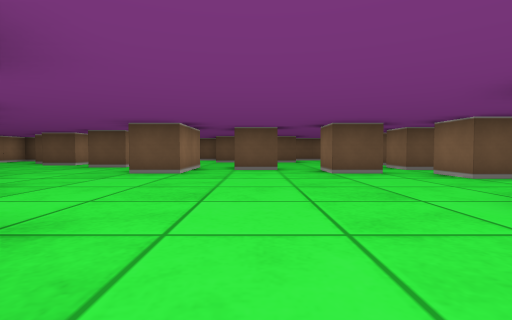
[1] (above)

23 first-person views from a walk through a cub3D level. The camera is about half as high as the walls, tilts 2° down and sees 85° across. The floor is counted in squares. Each view is taken from the middle of a square. On the plan, view 1 faces up. The plan holds only what a view shows up to about 9 squares ahead; the rest is blank.

[2]
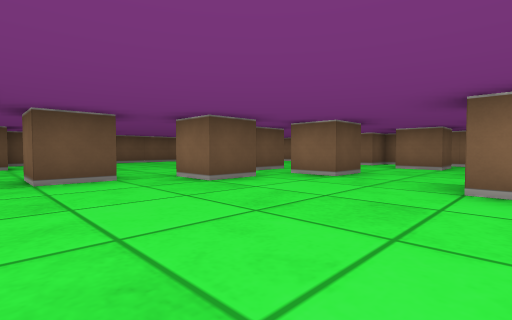

[3]
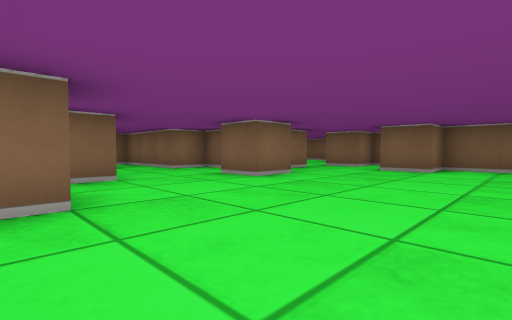

[4]
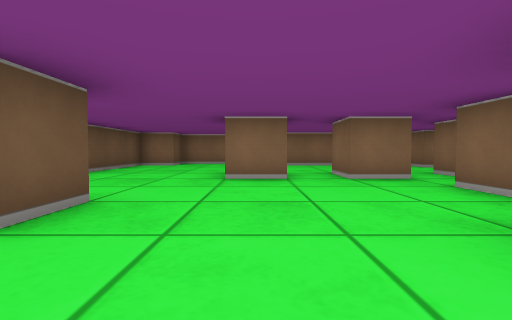

[5]
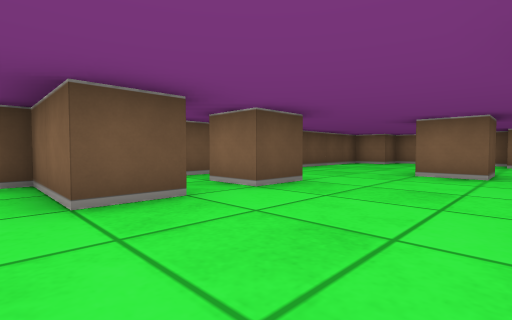

[6]
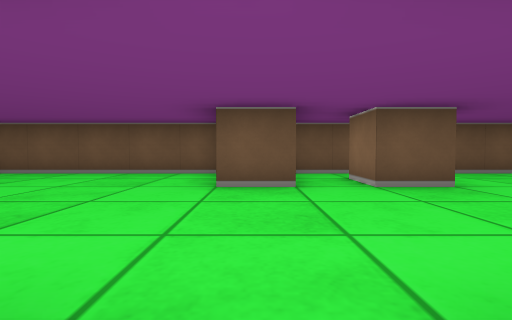

[7]
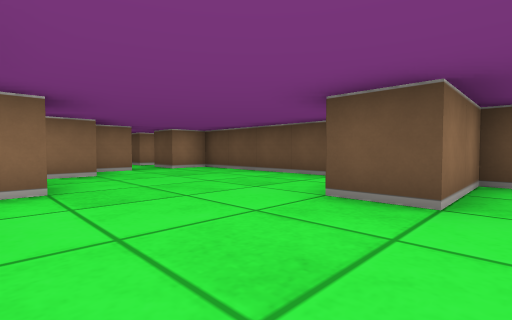

[8]
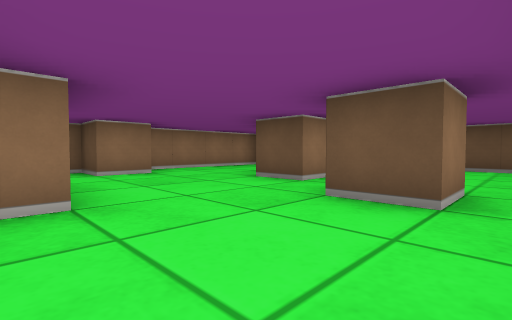

[9]
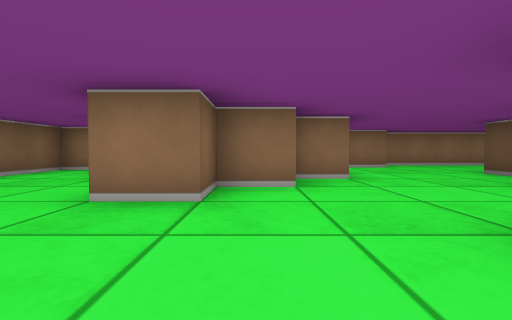

[10]
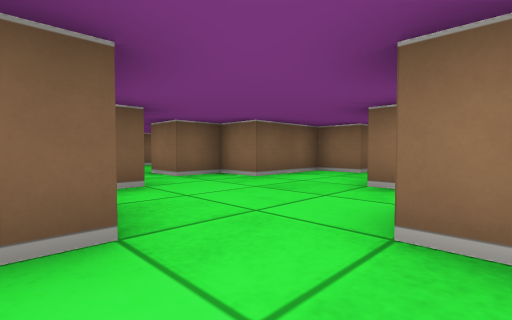

[11]
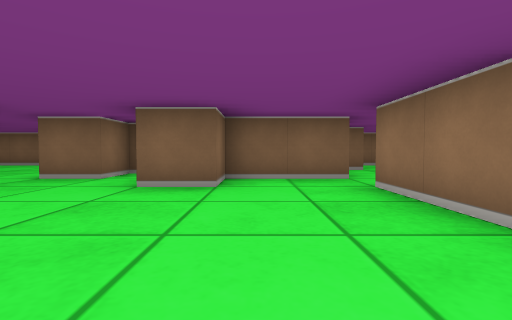

[12]
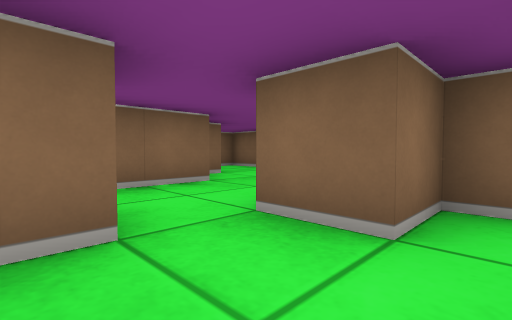

[13]
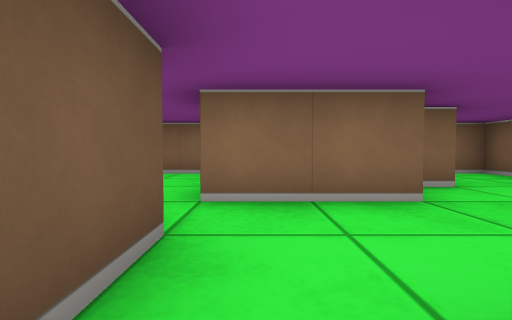

[14]
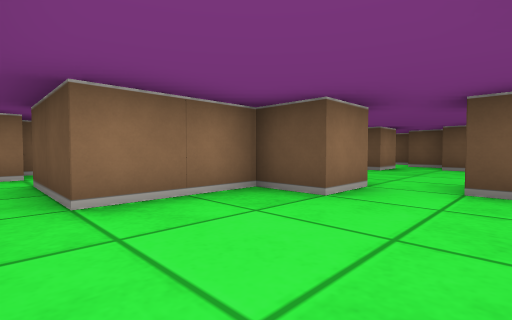

[15]
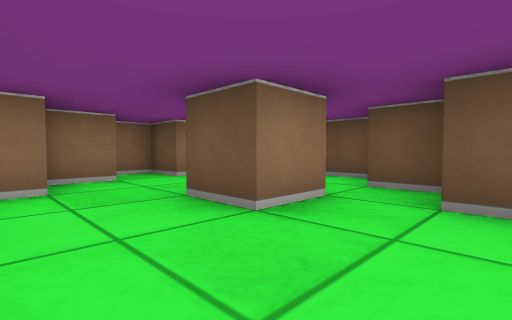

[16]
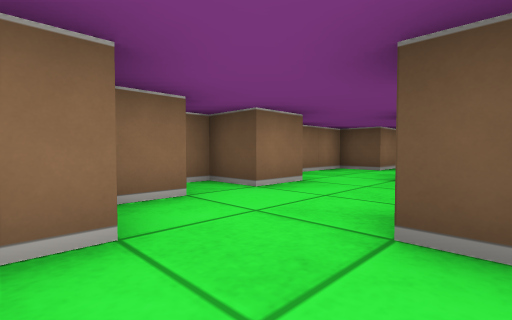

[17]
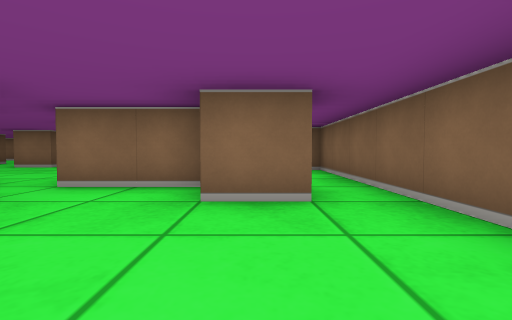

[18]
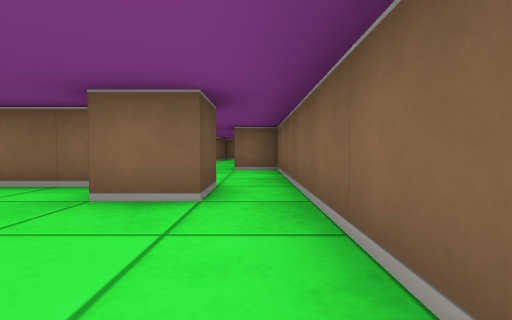

[19]
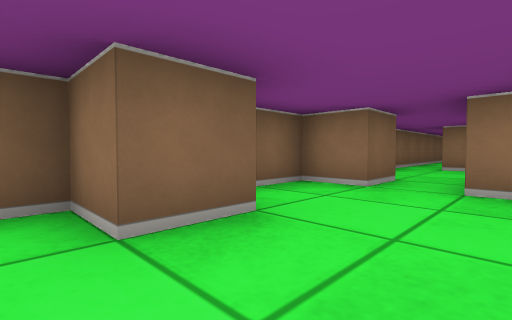

[20]
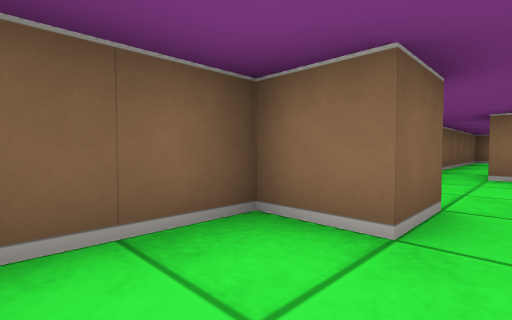

[21]
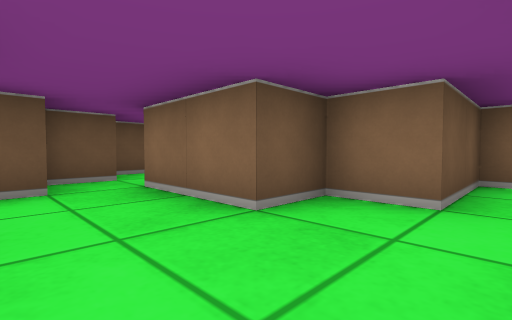

[22]
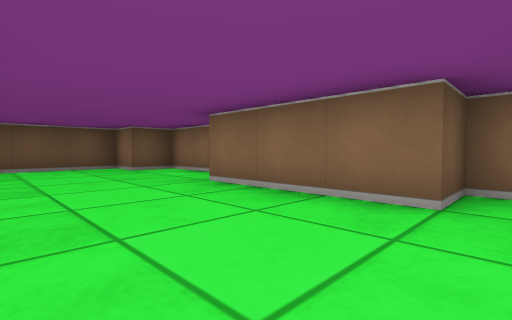

[23]
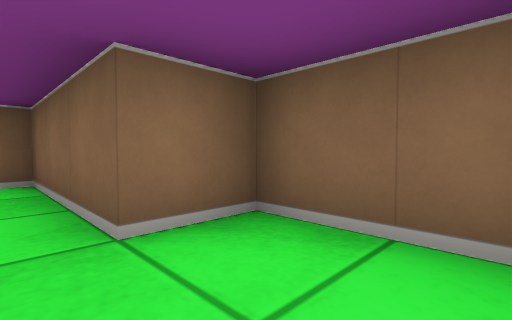

### Floor plan
Key: @ floor where view 1 was taken; # wall or solid block; . floor.
Columns run from 10 left of view 1 to 9 right of it. Each row starts with its distance up from view 1.
 13    ################
 12 ##.#.....#........##
 11 #........#.#.......#
 10 #..##..............#
  9 #...#.........#....#
  8 #.....#...........##
  7 ##......#.#...#...#
  6 #.......#...#.....##
  5 #..###........#....#
  4 #....##..........#.#
  3 ##....#............#
  2 #...#........##.####
  1 ##......#.....###..#
  0  ## ....#.@...#....#
 -1    ##..##..#....#
 -2     ##...###.#..##
 -3     #....# ###...###
 -4 #..##...##.........#
 -5 ##..........#..#...#
 -6    #################

Positions as (right, up) in squares from view 1, and headings:
1: (0, 0), facing up
2: (-1, 2), facing up-right
3: (-1, 6), facing down-right
4: (-1, 9), facing right
5: (-2, 8), facing up-right
6: (-1, 7), facing up
7: (0, 8), facing up-left
8: (-3, 5), facing up-left
9: (-1, 4), facing left
10: (-2, 3), facing down-left
11: (0, 3), facing down
12: (2, 0), facing down-right
13: (3, -1), facing right
14: (-3, -5), facing up-left
15: (-4, 0), facing up-left
16: (-6, 0), facing up-left
17: (-5, -4), facing right
18: (-5, -5), facing right
19: (6, -3), facing down-left
20: (4, -4), facing down-left
21: (4, -4), facing up-right
22: (5, 5), facing up-right
23: (4, 3), facing down-right
